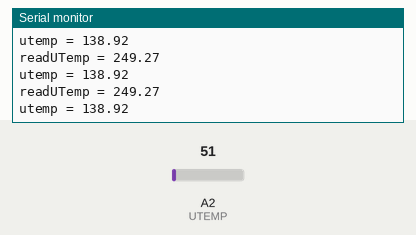
The sketch below on a simulated Arduino Uno, built with avr-gcc and run on an emulated ATmega328P. Parts: the last lines printed to the serial monitor. The test bench sets the inputs (shaded band); at power-on: A2 (UTEMP) = 51.

Above: at 1.2 s.
1.3 s: A2 (UTEMP) set to 61
At 1.71 s:
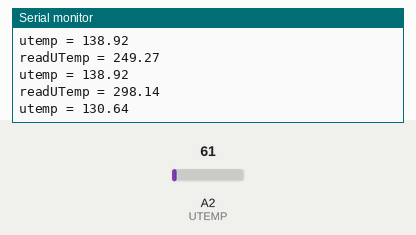
2.8 s: A2 (UTEMP) set to 71
At 2.92 s:
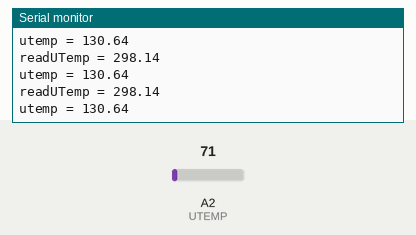
Timing chart, 0 to 5.8 s (numbered marks = the images above; inputs shaded):
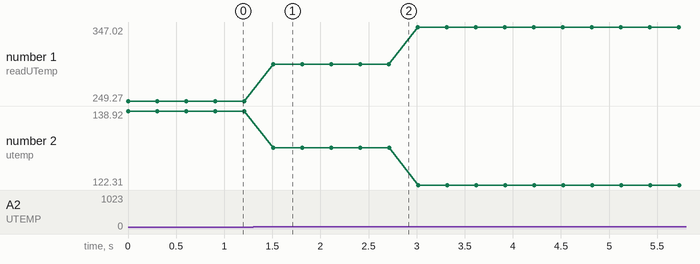

Measured:
- after the input at 1.3 s, the serial monitor: prints a new line after 0.21 s (image 1)
- plotted number 1: 249.27 → 298.14 after the input at 1.3 s, 298.14 → 347.02 after the input at 2.8 s
- plotted number 2: 138.92 → 130.64 after the input at 1.3 s, 130.64 → 122.31 after the input at 2.8 s

The sketch:

TestLMT84.ino
```cpp
#define UTEMP       A2

float utemp = 0;

void setup() {
  Serial.begin(115200);
  pinMode(UTEMP, INPUT);
}

void loop() {
  float readUTemp = (analogRead(UTEMP) / 1023.0) * 5.0 * 1000; //convert mV
  utemp = -0.000010541 * pow(readUTemp, 2) -0.1636 * (readUTemp) + 180.3525;
  Serial.print("readUTemp = ");
  Serial.println(readUTemp);

  Serial.print("utemp = ");
  Serial.println(utemp);

  delay(300);
}
```
